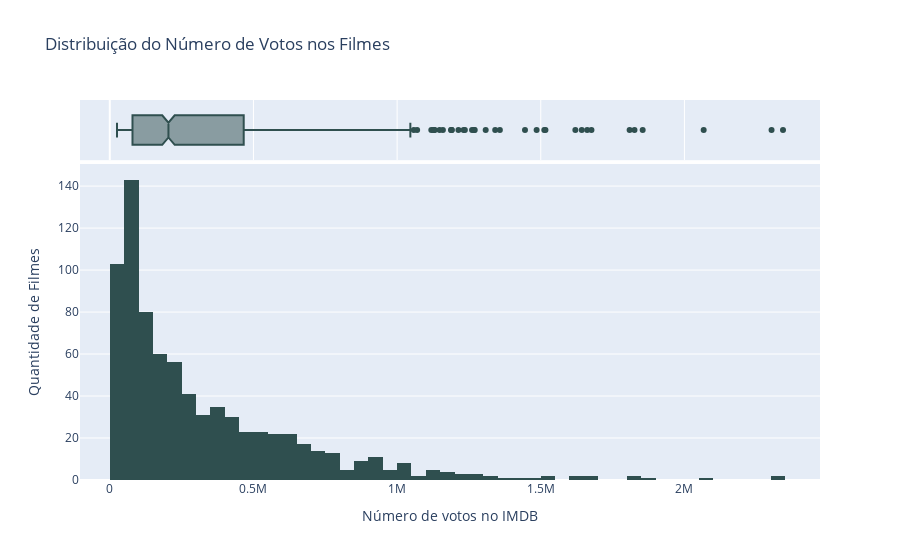

The notebook cell saved with this chart:
### Markdown cell above
**Distribuição do Número de Votos no IMDB**: Para verificar a popularidade do filme, é possível analisar seu número de votos no IMDB, ou seja, a quantidade de pessoas que assistiram e avaliaram a obra. Para isso, também utilizaremos um **Histograma** junto de um **Boxplot**, pois ambos os gráficos auxiliam no entendimento da distribuição em variáveis númericas.

Analisando os gráficos, é possível notar que a maior parte dos filmes possui de 55K até 375K de votos, enquanto há vários outliers com número de votos acima de 1 milhão.

### Code cell
votes_hist = (
    px.histogram(
        x=df.No_of_Votes,
        title="Distribuição do Número de Votos nos Filmes",
        marginal="box",
        labels={"x": "Número de votos no IMDB"},
    )
    .update_traces(marker_color="DarkSlateGray")
    .update_layout(yaxis_title="Quantidade de Filmes")
)
votes_hist.show()

### Figure 1 — Plotly figure (JSON) as saved in the notebook; plotly's stock layout.template omitted (floating-point values rounded to 4 significant figures; data arrays with more than 128 entries replaced by an {"elided": "..."} marker saying what was removed)
{"data": [{"alignmentgroup": "True", "bingroup": "x", "hovertemplate": "Número de votos no IMDB=%{x}<br>count=%{y}<extra></extra>", "legendgroup": "", "marker": {"color": "DarkSlateGray", "pattern": {"shape": ""}}, "name": "", "offsetgroup": "", "orientation": "v", "showlegend": false, "type": "histogram", "x": {"elided": "785 int values"}, "xaxis": "x", "yaxis": "y"}, {"alignmentgroup": "True", "hovertemplate": "Número de votos no IMDB=%{x}<extra></extra>", "legendgroup": "", "marker": {"color": "DarkSlateGray"}, "name": "", "notched": true, "offsetgroup": "", "showlegend": false, "type": "box", "x": {"elided": "785 int values"}, "xaxis": "x2", "yaxis": "y2"}], "layout": {"barmode": "relative", "legend": {"tracegroupgap": 0}, "title": {"text": "Distribuição do Número de Votos nos Filmes"}, "xaxis": {"anchor": "y", "domain": [0, 1], "title": {"text": "Número de votos no IMDB"}}, "xaxis2": {"anchor": "y2", "domain": [0, 1], "matches": "x", "showgrid": true, "showticklabels": false}, "yaxis": {"anchor": "x", "domain": [0, 0.8316], "title": {"text": "Quantidade de Filmes"}}, "yaxis2": {"anchor": "x2", "domain": [0.8416, 1], "matches": "y2", "showgrid": false, "showline": false, "showticklabels": false, "ticks": ""}}}
